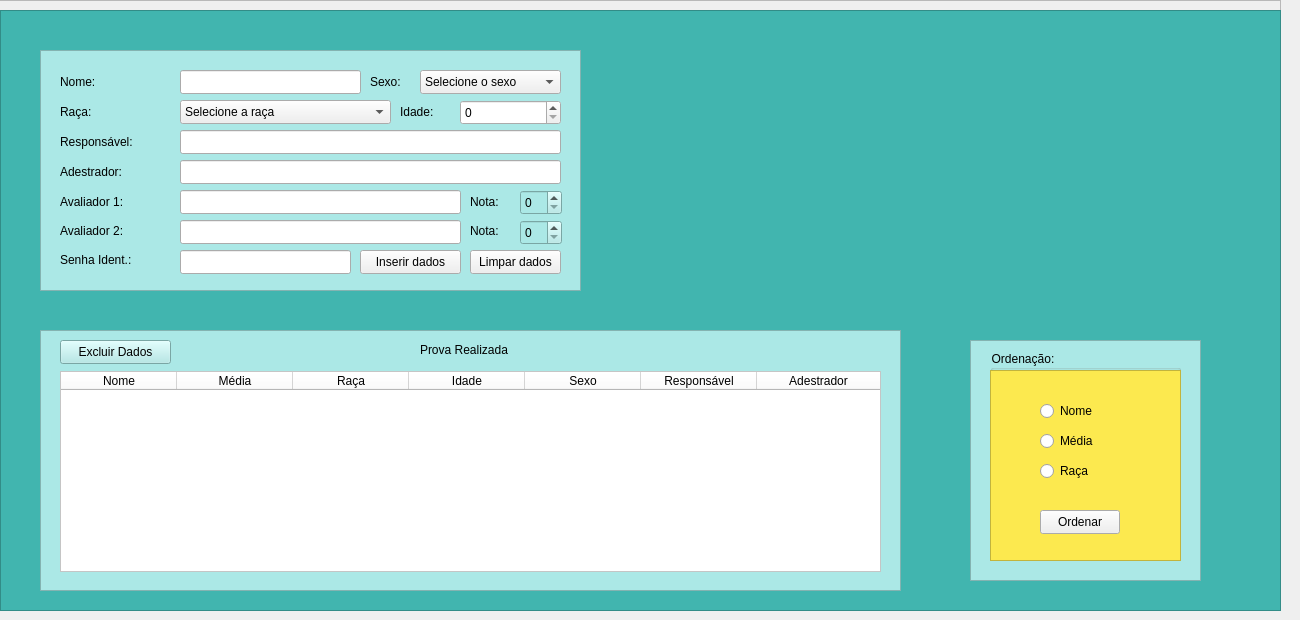
    <widget class="QWidget" name="tab">
     <attribute name="title">
      <string>Dados</string>
     </attribute>
     <widget class="QLabel" name="nome">
      <property name="geometry">
       <rect>
        <x>60</x>
        <y>70</y>
        <width>111</width>
        <height>24</height>
       </rect>
      </property>
      <property name="styleSheet">
       <string notr="true">font: 75 12pt &quot;URW Bookman L&quot;;
color: rgb(0, 0, 0);</string>
      </property>
      <property name="text">
       <string>Nome:</string>
      </property>
     </widget>
     <widget class="QLabel" name="responsavel">
      <property name="geometry">
       <rect>
        <x>60</x>
        <y>130</y>
        <width>101</width>
        <height>24</height>
       </rect>
      </property>
      <property name="styleSheet">
       <string notr="true">font: 75 12pt &quot;URW Bookman L&quot;;
color: rgb(0, 0, 0);</string>
      </property>
      <property name="text">
       <string>Responsável:</string>
      </property>
     </widget>
     <widget class="QLabel" name="adestrador">
      <property name="geometry">
       <rect>
        <x>60</x>
        <y>160</y>
        <width>101</width>
        <height>24</height>
       </rect>
      </property>
      <property name="styleSheet">
       <string notr="true">font: 75 12pt &quot;URW Bookman L&quot;;
color: rgb(0, 0, 0);</string>
      </property>
      <property name="text">
       <string>Adestrador:</string>
      </property>
     </widget>
     <widget class="QLabel" name="nota1">
      <property name="geometry">
       <rect>
        <x>470</x>
        <y>190</y>
        <width>41</width>
        <height>24</height>
       </rect>
      </property>
      <property name="styleSheet">
       <string notr="true">font: 75 12pt &quot;URW Bookman L&quot;;
color: rgb(0, 0, 0);</string>
      </property>
      <property name="text">
       <string>Nota:</string>
      </property>
     </widget>
     <widget class="QLineEdit" name="txt_nome">
      <property name="geometry">
       <rect>
        <x>180</x>
        <y>70</y>
        <width>181</width>
        <height>24</height>
       </rect>
      </property>
     </widget>
     <widget class="QLineEdit" name="txt_responsavel">
      <property name="geometry">
       <rect>
        <x>180</x>
        <y>130</y>
        <width>381</width>
        <height>24</height>
       </rect>
      </property>
     </widget>
     <widget class="QLabel" name="avaliador">
      <property name="geometry">
       <rect>
        <x>60</x>
        <y>190</y>
        <width>101</width>
        <height>24</height>
       </rect>
      </property>
      <property name="styleSheet">
       <string notr="true">font: 75 12pt &quot;URW Bookman L&quot;;
color: rgb(0, 0, 0);</string>
      </property>
      <property name="text">
       <string>Avaliador 1:</string>
      </property>
     </widget>
     <widget class="QLineEdit" name="txt_avaliador1">
      <property name="geometry">
       <rect>
        <x>180</x>
        <y>190</y>
        <width>281</width>
        <height>24</height>
       </rect>
      </property>
     </widget>
     <widget class="QLabel" name="avaliador2">
      <property name="geometry">
       <rect>
        <x>60</x>
        <y>220</y>
        <width>101</width>
        <height>21</height>
       </rect>
      </property>
      <property name="styleSheet">
       <string notr="true">font: 75 12pt &quot;URW Bookman L&quot;;
color: rgb(0, 0, 0);</string>
      </property>
      <property name="text">
       <string>Avaliador 2:</string>
      </property>
     </widget>
     <widget class="QLineEdit" name="txt_avaliador2">
      <property name="geometry">
       <rect>
        <x>180</x>
        <y>220</y>
        <width>281</width>
        <height>24</height>
       </rect>
      </property>
     </widget>
     <widget class="QLabel" name="nota2">
      <property name="geometry">
       <rect>
        <x>470</x>
        <y>220</y>
        <width>41</width>
        <height>21</height>
       </rect>
      </property>
      <property name="styleSheet">
       <string notr="true">font: 75 12pt &quot;URW Bookman L&quot;;
color: rgb(0, 0, 0);</string>
      </property>
      <property name="text">
       <string>Nota:</string>
      </property>
     </widget>
     <widget class="QLineEdit" name="txt_adestrador">
      <property name="geometry">
       <rect>
        <x>180</x>
        <y>160</y>
        <width>381</width>
        <height>24</height>
       </rect>
      </property>
     </widget>
     <widget class="QLabel" name="senha_acesso_2">
      <property name="geometry">
       <rect>
        <x>60</x>
        <y>250</y>
        <width>111</width>
        <height>20</height>
       </rect>
      </property>
      <property name="styleSheet">
       <string notr="true">font: 75 12pt &quot;URW Bookman L&quot;;
color: rgb(0, 0, 0);</string>
      </property>
      <property name="text">
       <string>Senha Ident.:</string>
      </property>
     </widget>
     <widget class="QFrame" name="frame">
      <property name="geometry">
       <rect>
        <x>-10</x>
        <y>0</y>
        <width>1291</width>
        <height>611</height>
       </rect>
      </property>
      <property name="frameShape">
       <enum>QFrame::StyledPanel</enum>
      </property>
      <property name="frameShadow">
       <enum>QFrame::Raised</enum>
      </property>
      <widget class="QGroupBox" name="groupBox">
       <property name="geometry">
        <rect>
         <x>1000</x>
         <y>350</y>
         <width>191</width>
         <height>211</height>
        </rect>
       </property>
       <property name="styleSheet">
        <string notr="true">font: 75 12pt &quot;URW Bookman L&quot;;
color: rgb(0, 0, 0);</string>
       </property>
       <property name="title">
        <string>Ordenação:</string>
       </property>
       <widget class="QRadioButton" name="sel_nome">
        <property name="geometry">
         <rect>
          <x>50</x>
          <y>50</y>
          <width>100</width>
          <height>22</height>
         </rect>
        </property>
        <property name="text">
         <string>Nome</string>
        </property>
       </widget>
       <widget class="QRadioButton" name="sel_media">
        <property name="geometry">
         <rect>
          <x>50</x>
          <y>80</y>
          <width>100</width>
          <height>22</height>
         </rect>
        </property>
        <property name="text">
         <string>Média</string>
        </property>
       </widget>
       <widget class="QRadioButton" name="sel_raca">
        <property name="geometry">
         <rect>
          <x>50</x>
          <y>110</y>
          <width>100</width>
          <height>22</height>
         </rect>
        </property>
        <property name="text">
         <string>Raça</string>
        </property>
       </widget>
       <widget class="QPushButton" name="btn_ordenar">
        <property name="geometry">
         <rect>
          <x>50</x>
          <y>160</y>
          <width>80</width>
          <height>24</height>
         </rect>
        </property>
        <property name="text">
         <string>Ordenar</string>
        </property>
       </widget>
       <widget class="QFrame" name="frame_5">
        <property name="geometry">
         <rect>
          <x>0</x>
          <y>20</y>
          <width>191</width>
          <height>191</height>
         </rect>
        </property>
        <property name="styleSheet">
         <string notr="true">background-color: rgb(252, 233, 79);</string>
        </property>
        <property name="frameShape">
         <enum>QFrame::StyledPanel</enum>
        </property>
        <property name="frameShadow">
         <enum>QFrame::Raised</enum>
        </property>
       </widget>
       <zorder>frame_5</zorder>
       <zorder>sel_nome</zorder>
       <zorder>sel_media</zorder>
       <zorder>sel_raca</zorder>
       <zorder>btn_ordenar</zorder>
      </widget>
      <widget class="QLabel" name="sexo">
       <property name="geometry">
        <rect>
         <x>380</x>
         <y>70</y>
         <width>41</width>
         <height>24</height>
        </rect>
       </property>
       <property name="sizePolicy">
        <sizepolicy hsizetype="Preferred" vsizetype="Preferred">
         <horstretch>0</horstretch>
         <verstretch>0</verstretch>
        </sizepolicy>
       </property>
       <property name="styleSheet">
        <string notr="true">font: 75 12pt &quot;URW Bookman L&quot;;
color: rgb(0, 0, 0);</string>
       </property>
       <property name="text">
        <string>Sexo:</string>
       </property>
      </widget>
      <widget class="QComboBox" name="combo_sexo">
       <property name="geometry">
        <rect>
         <x>430</x>
         <y>70</y>
         <width>141</width>
         <height>24</height>
        </rect>
       </property>
       <property name="sizePolicy">
        <sizepolicy hsizetype="Preferred" vsizetype="Fixed">
         <horstretch>0</horstretch>
         <verstretch>0</verstretch>
        </sizepolicy>
       </property>
       <item>
        <property name="text">
         <string>Selecione o sexo</string>
        </property>
       </item>
       <item>
        <property name="text">
         <string>Feminino</string>
        </property>
       </item>
       <item>
        <property name="text">
         <string>Masculino</string>
        </property>
       </item>
      </widget>
      <widget class="QLabel" name="raca">
       <property name="geometry">
        <rect>
         <x>70</x>
         <y>100</y>
         <width>101</width>
         <height>24</height>
        </rect>
       </property>
       <property name="styleSheet">
        <string notr="true">font: 75 12pt &quot;URW Bookman L&quot;;
color: rgb(0, 0, 0);</string>
       </property>
       <property name="text">
        <string>Raça:</string>
       </property>
      </widget>
      <widget class="QComboBox" name="combo_raca">
       <property name="geometry">
        <rect>
         <x>190</x>
         <y>100</y>
         <width>211</width>
         <height>24</height>
        </rect>
       </property>
       <item>
        <property name="text">
         <string>Selecione a raça</string>
        </property>
       </item>
       <item>
        <property name="text">
         <string>Akita</string>
        </property>
       </item>
       <item>
        <property name="text">
         <string>American staffordshire terrier</string>
        </property>
       </item>
       <item>
        <property name="text">
         <string>Basset hound</string>
        </property>
       </item>
       <item>
        <property name="text">
         <string>Beagle</string>
        </property>
       </item>
       <item>
        <property name="text">
         <string>Bichon frisé</string>
        </property>
       </item>
       <item>
        <property name="text">
         <string>Boiadeiro australiano</string>
        </property>
       </item>
       <item>
        <property name="text">
         <string>Border collie</string>
        </property>
       </item>
       <item>
        <property name="text">
         <string>Boston terrier</string>
        </property>
       </item>
       <item>
        <property name="text">
         <string>Boxer</string>
        </property>
       </item>
       <item>
        <property name="text">
         <string>Buldogue francês</string>
        </property>
       </item>
       <item>
        <property name="text">
         <string>Buldogue inglês</string>
        </property>
       </item>
       <item>
        <property name="text">
         <string>Bull terrier</string>
        </property>
       </item>
       <item>
        <property name="text">
         <string>Cane corso</string>
        </property>
       </item>
       <item>
        <property name="text">
         <string>Cavalier king charles spaniel</string>
        </property>
       </item>
       <item>
        <property name="text">
         <string>Chihuahua</string>
        </property>
       </item>
       <item>
        <property name="text">
         <string>Chow chow</string>
        </property>
       </item>
       <item>
        <property name="text">
         <string>Cocker spaniel inglês</string>
        </property>
       </item>
       <item>
        <property name="text">
         <string>Dachshund</string>
        </property>
       </item>
       <item>
        <property name="text">
         <string>Dálmata</string>
        </property>
       </item>
       <item>
        <property name="text">
         <string>Doberman</string>
        </property>
       </item>
       <item>
        <property name="text">
         <string>Dogo argentino</string>
        </property>
       </item>
       <item>
        <property name="text">
         <string>Dogue alemão</string>
        </property>
       </item>
       <item>
        <property name="text">
         <string>Fila brasileiro</string>
        </property>
       </item>
       <item>
        <property name="text">
         <string>Golden retriever</string>
        </property>
       </item>
       <item>
        <property name="text">
         <string>Husky siberiano</string>
        </property>
       </item>
       <item>
        <property name="text">
         <string>Jack russell terrier</string>
        </property>
       </item>
       <item>
        <property name="text">
         <string>Labrador retriever</string>
        </property>
       </item>
       <item>
        <property name="text">
         <string>Lhasa apso</string>
        </property>
       </item>
       <item>
        <property name="text">
         <string>Lulu da Pomerânia</string>
        </property>
       </item>
       <item>
        <property name="text">
         <string>Maltês</string>
        </property>
       </item>
       <item>
        <property name="text">
         <string>Mastiff inglês</string>
        </property>
       </item>
       <item>
        <property name="text">
         <string>Mastim tibetano</string>
        </property>
       </item>
       <item>
        <property name="text">
         <string>Pastor alemão</string>
        </property>
       </item>
       <item>
        <property name="text">
         <string>Pastor australiano</string>
        </property>
       </item>
       <item>
        <property name="text">
         <string>Pastor de Shetland</string>
        </property>
       </item>
       <item>
        <property name="text">
         <string>Pastor Maremano Abruzes</string>
        </property>
       </item>
       <item>
        <property name="text">
         <string>Pequinês</string>
        </property>
       </item>
       <item>
        <property name="text">
         <string>Pinscher miniatura</string>
        </property>
       </item>
       <item>
        <property name="text">
         <string>Pit bull</string>
        </property>
       </item>
       <item>
        <property name="text">
         <string>Poodle</string>
        </property>
       </item>
       <item>
        <property name="text">
         <string>Pug</string>
        </property>
       </item>
       <item>
        <property name="text">
         <string>Rottweiler</string>
        </property>
       </item>
       <item>
        <property name="text">
         <string>Samoieda</string>
        </property>
       </item>
       <item>
        <property name="text">
         <string>Schnauzer</string>
        </property>
       </item>
       <item>
        <property name="text">
         <string>Shiba</string>
        </property>
       </item>
       <item>
        <property name="text">
         <string>Shih tzu</string>
        </property>
       </item>
       <item>
        <property name="text">
         <string>Staffordshire bull terrier</string>
        </property>
       </item>
       <item>
        <property name="text">
         <string>Vira-lata</string>
        </property>
       </item>
       <item>
        <property name="text">
         <string>Weimaraner</string>
        </property>
       </item>
       <item>
        <property name="text">
         <string>Whippet</string>
        </property>
       </item>
       <item>
        <property name="text">
         <string>Yorkshire terrier</string>
        </property>
       </item>
      </widget>
      <widget class="QLabel" name="idade">
       <property name="geometry">
        <rect>
         <x>410</x>
         <y>100</y>
         <width>101</width>
         <height>24</height>
        </rect>
       </property>
       <property name="styleSheet">
        <string notr="true">font: 75 12pt &quot;URW Bookman L&quot;;
color: rgb(0, 0, 0);</string>
       </property>
       <property name="text">
        <string>Idade:</string>
       </property>
      </widget>
      <widget class="QLineEdit" name="txt_senha_acesso">
       <property name="geometry">
        <rect>
         <x>190</x>
         <y>250</y>
         <width>171</width>
         <height>24</height>
        </rect>
       </property>
      </widget>
      <widget class="QPushButton" name="btn_inserirDados">
       <property name="geometry">
        <rect>
         <x>370</x>
         <y>250</y>
         <width>101</width>
         <height>24</height>
        </rect>
       </property>
       <property name="text">
        <string>Inserir dados</string>
       </property>
      </widget>
      <widget class="QPushButton" name="btn_limpardados">
       <property name="geometry">
        <rect>
         <x>480</x>
         <y>250</y>
         <width>91</width>
         <height>24</height>
        </rect>
       </property>
       <property name="text">
        <string>Limpar dados</string>
       </property>
      </widget>
      <widget class="QFrame" name="plano_fundo_geral">
       <property name="geometry">
        <rect>
         <x>10</x>
         <y>10</y>
         <width>1281</width>
         <height>601</height>
        </rect>
       </property>
       <property name="styleSheet">
        <string notr="true">background-color: rgb(65, 181, 175);</string>
       </property>
       <property name="frameShape">
        <enum>QFrame::StyledPanel</enum>
       </property>
       <property name="frameShadow">
        <enum>QFrame::Raised</enum>
       </property>
       <widget class="QFrame" name="frame_2">
        <property name="geometry">
         <rect>
          <x>40</x>
          <y>40</y>
          <width>541</width>
          <height>241</height>
         </rect>
        </property>
        <property name="styleSheet">
         <string notr="true">background-color: rgb(171, 232, 230);</string>
        </property>
        <property name="frameShape">
         <enum>QFrame::StyledPanel</enum>
        </property>
        <property name="frameShadow">
         <enum>QFrame::Raised</enum>
        </property>
        <widget class="QSpinBox" name="txt_nota1">
         <property name="geometry">
          <rect>
           <x>480</x>
           <y>140</y>
           <width>42</width>
           <height>25</height>
          </rect>
         </property>
        </widget>
        <widget class="QSpinBox" name="txt_nota2">
         <property name="geometry">
          <rect>
           <x>480</x>
           <y>170</y>
           <width>42</width>
           <height>25</height>
          </rect>
         </property>
        </widget>
       </widget>
       <widget class="QFrame" name="frame_3">
        <property name="geometry">
         <rect>
          <x>40</x>
          <y>320</y>
          <width>861</width>
          <height>261</height>
         </rect>
        </property>
        <property name="styleSheet">
         <string notr="true">background-color: rgb(171, 232, 230);</string>
        </property>
        <property name="frameShape">
         <enum>QFrame::StyledPanel</enum>
        </property>
        <property name="frameShadow">
         <enum>QFrame::Raised</enum>
        </property>
        <widget class="QLabel" name="txt_provarealizada">
         <property name="geometry">
          <rect>
           <x>380</x>
           <y>10</y>
           <width>141</width>
           <height>20</height>
          </rect>
         </property>
         <property name="styleSheet">
          <string notr="true">font: 75 12pt &quot;URW Bookman L&quot;;
color: rgb(0, 0, 0);</string>
         </property>
         <property name="text">
          <string>Prova Realizada</string>
         </property>
        </widget>
        <widget class="QTableWidget" name="tabela_provarealizada">
         <property name="geometry">
          <rect>
           <x>20</x>
           <y>41</y>
           <width>821</width>
           <height>201</height>
          </rect>
         </property>
         <property name="styleSheet">
          <string notr="true">background-color: rgb(255, 255, 255);</string>
         </property>
         <attribute name="horizontalHeaderDefaultSectionSize">
          <number>116</number>
         </attribute>
         <attribute name="horizontalHeaderStretchLastSection">
          <bool>true</bool>
         </attribute>
         <column>
          <property name="text">
           <string>Nome</string>
          </property>
         </column>
         <column>
          <property name="text">
           <string>Média</string>
          </property>
         </column>
         <column>
          <property name="text">
           <string>Raça</string>
          </property>
         </column>
         <column>
          <property name="text">
           <string>Idade</string>
          </property>
         </column>
         <column>
          <property name="text">
           <string>Sexo</string>
          </property>
         </column>
         <column>
          <property name="text">
           <string>Responsável</string>
          </property>
         </column>
         <column>
          <property name="text">
           <string>Adestrador</string>
          </property>
         </column>
        </widget>
        <widget class="QPushButton" name="ExcluirDados">
         <property name="geometry">
          <rect>
           <x>20</x>
           <y>10</y>
           <width>111</width>
           <height>24</height>
          </rect>
         </property>
         <property name="text">
          <string>Excluir Dados</string>
         </property>
        </widget>
       </widget>
       <widget class="QFrame" name="frame_4">
        <property name="geometry">
         <rect>
          <x>970</x>
          <y>330</y>
          <width>231</width>
          <height>241</height>
         </rect>
        </property>
        <property name="styleSheet">
         <string notr="true">background-color: rgb(171, 232, 230);</string>
        </property>
        <property name="frameShape">
         <enum>QFrame::StyledPanel</enum>
        </property>
        <property name="frameShadow">
         <enum>QFrame::Raised</enum>
        </property>
       </widget>
       <widget class="QLabel" name="logo_imagem">
        <property name="geometry">
         <rect>
          <x>620</x>
          <y>20</y>
          <width>601</width>
          <height>281</height>
         </rect>
        </property>
        <property name="styleSheet">
         <string notr="true">image: url(:/Imagens/Imagens/logo a.png);</string>
        </property>
        <property name="text">
         <string/>
        </property>
        <property name="scaledContents">
         <bool>true</bool>
        </property>
       </widget>
      </widget>
      <widget class="QSpinBox" name="txt_idade">
       <property name="geometry">
        <rect>
         <x>470</x>
         <y>100</y>
         <width>101</width>
         <height>25</height>
        </rect>
       </property>
      </widget>
      <zorder>plano_fundo_geral</zorder>
      <zorder>sexo</zorder>
      <zorder>combo_sexo</zorder>
      <zorder>raca</zorder>
      <zorder>combo_raca</zorder>
      <zorder>idade</zorder>
      <zorder>txt_senha_acesso</zorder>
      <zorder>btn_inserirDados</zorder>
      <zorder>btn_limpardados</zorder>
      <zorder>groupBox</zorder>
      <zorder>txt_idade</zorder>
     </widget>
     <zorder>frame</zorder>
     <zorder>nome</zorder>
     <zorder>responsavel</zorder>
     <zorder>adestrador</zorder>
     <zorder>nota1</zorder>
     <zorder>txt_nome</zorder>
     <zorder>txt_responsavel</zorder>
     <zorder>avaliador</zorder>
     <zorder>txt_avaliador1</zorder>
     <zorder>avaliador2</zorder>
     <zorder>txt_avaliador2</zorder>
     <zorder>nota2</zorder>
     <zorder>txt_adestrador</zorder>
     <zorder>senha_acesso_2</zorder>
    </widget>
